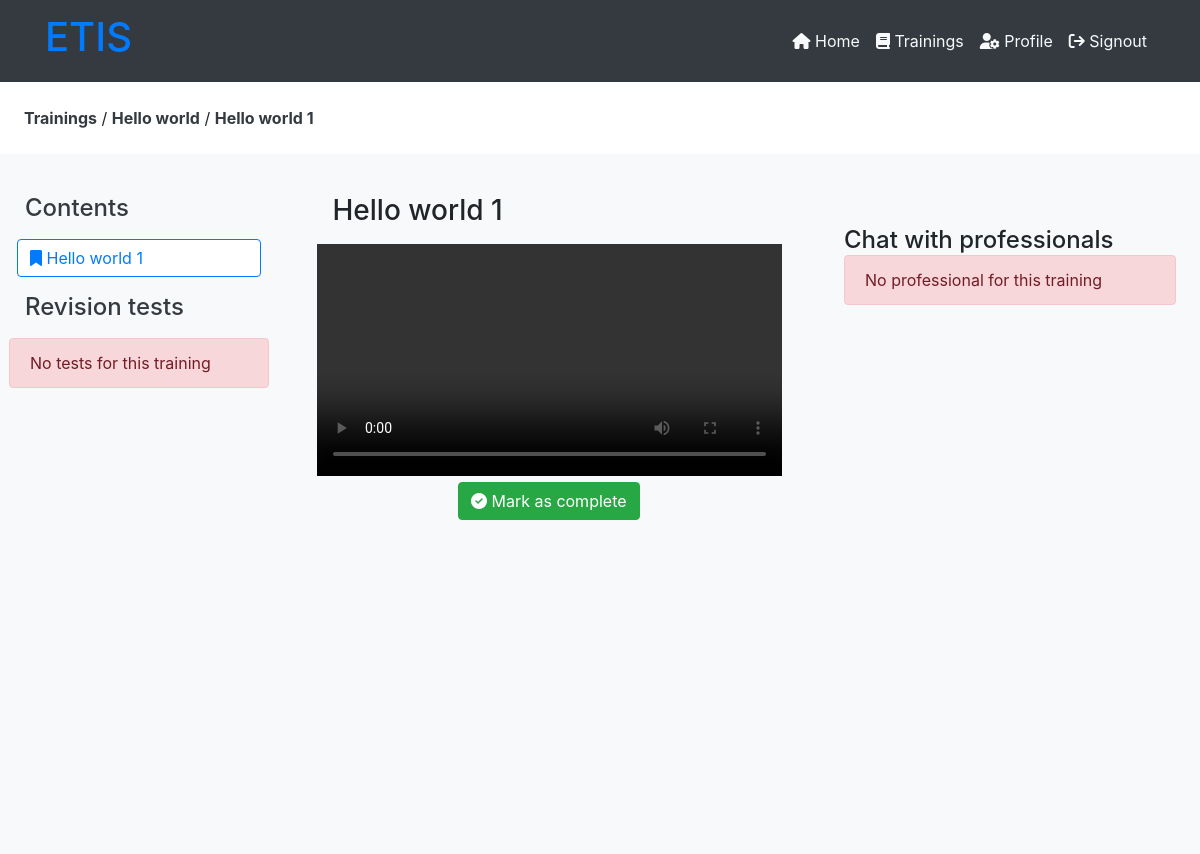
Screenshot of /employee-get-training-contnet.php?training=12&content=18 (signed in) with the database file from the repository.
### tables this page shows
CREATE TABLE `trainings` (
  `training_id` int(11) NOT NULL,
  `training_topic` varchar(255) NOT NULL,
  `training_description` text NOT NULL DEFAULT 'This is the defaullt description of the trainings',
  `training_start` varchar(255) NOT NULL,
  `training_end` varchar(255) NOT NULL,
  `training_cover` varchar(255) NOT NULL,
  `training_depart` int(11) NOT NULL,
  `training_status` varchar(255) NOT NULL
);

CREATE TABLE `training_contents` (
  `training_content_id` int(11) NOT NULL,
  `training` int(11) NOT NULL,
  `content_name` varchar(255) NOT NULL,
  `content_type` varchar(255) NOT NULL,
  `content_file` varchar(255) NOT NULL
);

### php/employee-sessions.php (called while the page is built, shortened)
<?php
    $acting_employee_id = $_SESSION['employee_id'];
?>

### employee-get-training-contnet.php (the view, shortened to what this page needs)
<?php
    include("php/connection.php");
    include("php/employee-sessions.php");
?>
<!DOCTYPE html>
<html lang="en">
<head>
    <link rel="stylesheet" href="https://maxcdn.bootstrapcdn.com/bootstrap/4.5.2/css/bootstrap.min.css">
    <link rel="stylesheet" href="https://cdnjs.cloudflare.com/ajax/libs/font-awesome/6.4.2/css/all.min.css" />
</head>
<body>
    <?php
        include("php/employee-header.php");
    ?>
    <section class="">
        <div class="" style="">
            <?php
                if (!isset($_GET['training']) || !isset($_GET['content'])) {
                    ?>
                    <p class="alert alert-danger">
                        No training sent to the server.
                    </p>
                    <?php
                }
                else {
                    $training = $_GET['training'];
                    $content_id = $_GET['content'];
                    $check_exists = mysqli_query($server,"SELECT * from trainings WHERE
                        training_id='$training'
                    ");
                    $check_content_exiss = mysqli_query($server,"SELECT * from training_contents
                        WHERE
                        training_content_id = '$content_id'
                        AND training = '$training'
                    ");
                    if (mysqli_num_rows($check_exists) != 1 || mysqli_num_rows($check_content_exiss) !=1) {
                        ?>
                        <p class="alert alert-danger">
                            The contents are not found.
                        </p>
                        <?php
                    }
                    else {
                        $data_check_exits = mysqli_fetch_array($check_exists);
                        $data_cehc_content_exists = mysqli_fetch_array($check_content_exiss);
                        ?>
                        <div class="contents m-3 p-2">
                            <a href="employee-trainings.php" class="text-dark font-weight-bold">Trainings</a>
                            /
                            <a href="employee-trainings-content.php?training=<?php echo $training; ?>" class="text-dark font-weight-bold"><?php echo $data_check_exits['training_topic']; ?></a>
                            /
                            <a href="" class="text-dark font-weight-bold"><?php echo $data_cehc_content_exists['content_name']; ?></a>
                        </div>
                        <div class="row bg-light" style="height: 700px;">
                            <?php include("php/employee-training-content-list.php"); ?>
                            <div class="col-md-5 bg-light p-4">
                                <?php include("php/employee-get-training-content.php"); ?>
                            </div>
                            <div class="col-md-4 p-4">
                                <?php
                                    include("php/emplyees-contents-chat.php");
                                ?>
                            </div>
                        </div>
                        <?php
                    }
                }
            ?>
        </div>
</section>
</body>
</html>

### php/employee-training-content-list.php (shortened to what this page needs)
<div class="col-md-3 text-light p-4" id="contents_list">
    <h4 class="text-dark m-3">
        Contents
    </h4>
    <?php
        $get_trainings_content = mysqli_query($server,"SELECT * from training_contents
            WHERE training='$training'
            ORDER BY content_type DESC,
            content_name ASC
        ");
            ?>
            <?php
        while ($data_contents = mysqli_fetch_array($get_trainings_content)) {
            ?>
            <div class="row m-2" >
                <div class="chapter-row bg-white btn btn-outline-primary" style="width:100%;">
                <a href="employee-get-training-contnet.php?training=<?php echo $training; ?>&content=<?php echo $data_contents['training_content_id']; ?>"
                    class="" style="display:block;text-align: left;">
                        <i class="fa fa-bookmark"></i>
                    <?php
                        echo $data_contents['content_name'];
                                ?>
                </a>
                </div>
            </div>
            <?php
        }
        include('employee-trainings-test-list.php');
    ?>
</div>

### php/employee-get-training-content.php (shortened to what this page needs)
<?php
    if (isset($_GET['content'])) {
        $content_id = $_GET['content'];
        $get_content_info = mysqli_query($server,"SELECT * from training_contents
            WHERE training_content_id = '$content_id'
        ");
        if (mysqli_num_rows($get_content_info) != 1) {
            ?>
            <p class="alert alert-danger">
                No data sent to server
            </p>
            <?php
        }
        else {
            $data_contents = mysqli_fetch_array($get_content_info);
            $training = $data_contents['training'];
            ?>
            <div>
                <h3 class="m-3">
                    <?php echo $data_contents['content_name']; ?>
                </h3>
                <div class="content_file">
                    <video controls autoplay="false" width="100%">
                        <source src="<?php echo $data_contents['content_file']; ?>" type="video/mp4">
                    </video>
                </div>
                <div class="controls" style="text-align: center;">
                    <?php
                        $check_if_completed = mysqli_query($server,"SELECT * from empl_trainings_conent_completion
                            WHERE employee='$acting_employee_id'
                            AND training = '$training'
                            AND content = '$content_id'
                            AND status = 'Completed'
                        ");
                        if (mysqli_num_rows($check_if_completed) < 1) {
                            ?>
                            <a href="?training=<?php echo $training ?>&content=<?php echo $content_id; ?>&content_mark=<?php echo $content_id; ?>" class="btn btn-success">
                                <i class="fa fa-check-circle"></i>
                                Mark as complete
                            </a>
                            <?php
                        }
                    ?>
                </div>
            </div>
            <?php
        }
    }
    else {
        ?>
        <p class="alert alert-danger">
            No contents sent to server.
        </p>
        <?php
    }
?>

### rows the page displays
trainings: training_topic "Hello world"
training_contents: content_name "Hello world 1"
